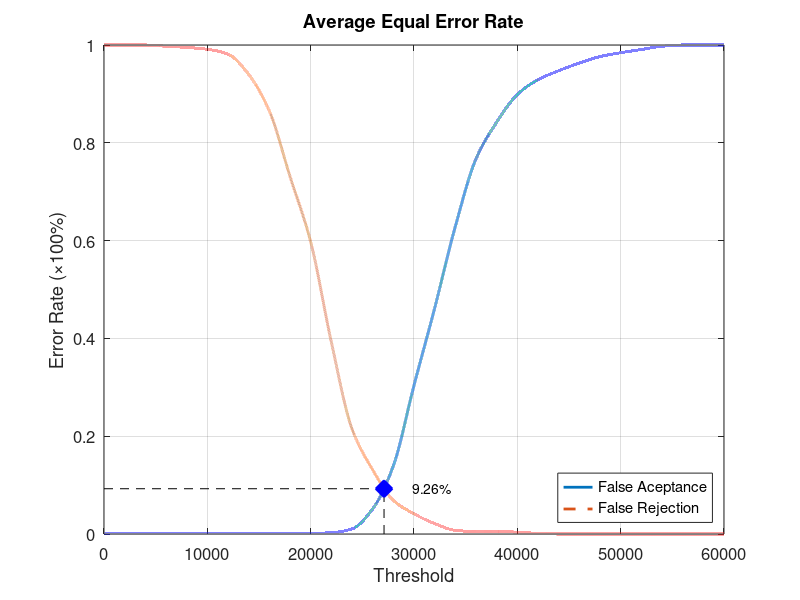
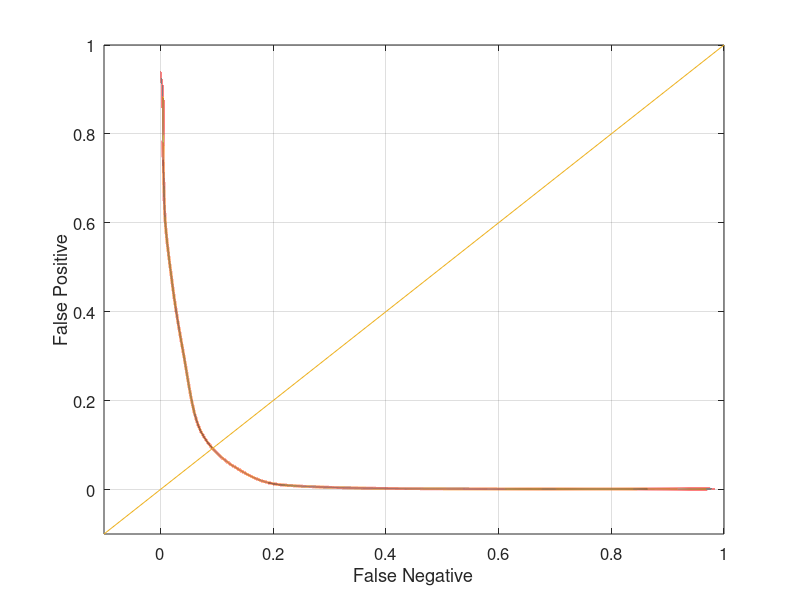

Write MATLAB code to recreate these figures, in order.
function yEER = Experiment4Average
close all;
clear;
clc;
x = 0:2000:60000;
xq = 0:0.5:60000;

y0 = [0 0.00131579 0.00131579 0.00131579 0.00131579 0.00131579 0.00131579 0.00131579 0.00131579 0.00131579 0.00131579 0.00263158 0.0105263 0.0513158 0.139474 0.303947 0.461842 0.628947 0.767105 0.842105 0.898684 0.928947 0.947368 0.963158 0.976316 0.984211 0.990789 0.997368 1 1 1];
yy0 = interp1(x, y0, xq, 'pchip');
y1 = [1 1 1 0.9975 0.995 0.99125 0.98125 0.94 0.865 0.73125 0.5975 0.3925 0.215 0.13125 0.06875 0.04125 0.02125 0.0075 0.005 0.005 0.00375 0.00125 0 0 0 0 0 0 0 0 0];
yy1 = interp1(x, y1, xq, 'pchip');

% Calculating EER: 
y2 = abs(y0 - y1);
find(y2 == min(y2))
yy2 = abs(yy0 - yy1);
xEER = find(yy2 == min(yy2));
xEERIndex = xq(xEER) % X-axis EER
yEER = yy0(xEER) % Y-axis EER

main = figure
plot(xq, yy0,'-','LineWidth', 2);	hold on
plot(xq, yy1,'--','LineWidth', 2);	hold on
plot([xEERIndex xEERIndex], [0 yEER], 'k--');	hold on
plot([0 xEERIndex], [yEER yEER], 'k--');	hold on
plot(xEERIndex, yEER, 'bx', 'LineWidth', 10);	hold on
text(xEERIndex + 10 * xEERIndex / 100, yEER, [num2str(round((10000 * yEER)) / 100) '%'])
legend('False Aceptance', 'False Rejection', 'Location', 'SouthEast')
xlabel('Threshold')
ylabel('Error Rate (\times100%)')
title('Average Equal Error Rate')
set(gca, 'FontSize', 12)
axis([0 60000 0 1])
grid on

print(main, 'Experiment4AverageMain', '-dpng');
FNRxFPR = figure('Color', [1 1 1]);
plot(yy1, yy0, '-', yy1, yy0, 'LineWidth', 2);
hold on
y = -0.1:0.1:1
plot(y, y); 
set(gca, 'FontSize', 12)
xlabel('False Negative')
ylabel('False Positive')
axis([-0.1 1 -0.1 1])
set(gca, 'FontSize', 12)
grid on

print(FNRxFPR, 'Experiment4AverageFNRxFPR','-dpng');
end
